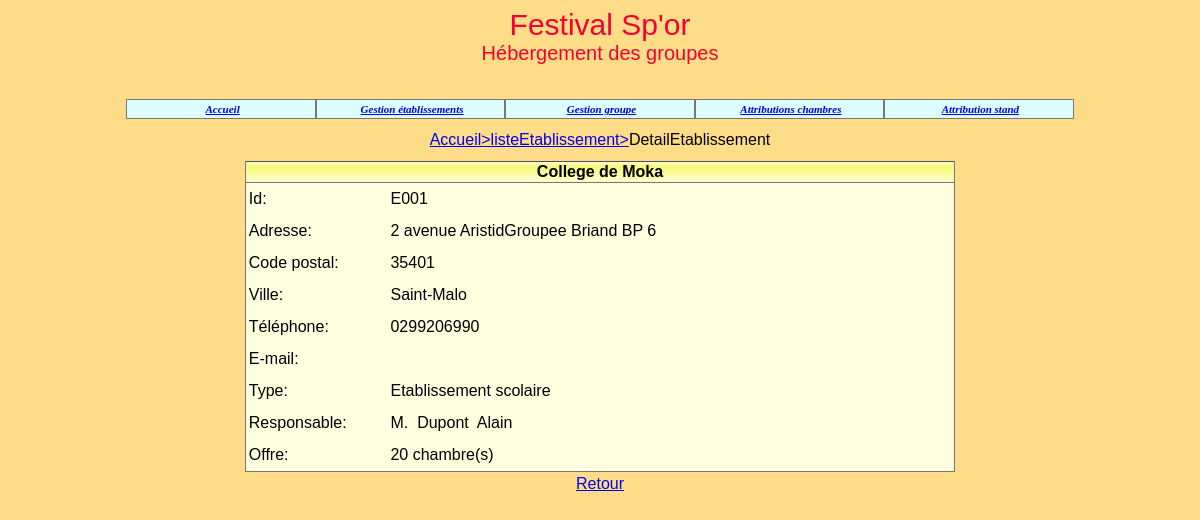
Page /detailEtablissement.php?idEtab=E001 on the committed database.
### tables this page shows
create table Etablissement 
(idEtab char(8) not null, 
nomEtab varchar(45) not null,
adresseRue varchar(45) not null, 
codePostal char(5) not null, 
ville varchar(35) not null,
tel varchar(13) not null,
adresseElectronique varchar(70),
type tinyint(1) not null,
civiliteResponsable varchar(12) not null,
nomResponsable varchar(25) not null,
prenomResponsable varchar(25),
nombreChambresOffertes integer,
constraint pk_Etablissement primary key(idEtab));

### _gestionBase.inc.php (called while the page is built, shortened)
<?php
function obtenirDetailEtablissement($connexion, $id)
{
   $req="select * from Etablissement where idEtab='$id'";
   $rsEtab=$connexion->query($req);
   return $rsEtab->fetchAll();
}
?>

### detailEtablissement.php (the view, shortened to what this page needs)
<?php
include("connexion-PDO.php");
include("_debut.inc.php");
include("_gestionBase.inc.php");
echo "<table width='80%' cellpadding='0' cellspacing='0' align='center'>
   <tr>
   <td align='center'><a href='index.php'>Accueil></a><a href='listeEtablissements.php'>listeEtablissement></a>DetailEtablissement
   </tr>
</table>
<br>";
$id=$_REQUEST['idEtab'];
$lgEtab=obtenirDetailEtablissement($connexion, $id);
foreach($lgEtab as $row)
{
$nom=$row['nomEtab'];
$adresseRue=$row['adresseRue'];
$codePostal=$row['codePostal'];
$ville=$row['ville'];
$tel=$row['tel'];
$adresseElectronique=$row['adresseElectronique'];
$type=$row['type'];
$civiliteResponsable=$row['civiliteResponsable'];
$nomResponsable=$row['nomResponsable'];
$prenomResponsable=$row['prenomResponsable'];
$nombreChambresOffertes=$row['nombreChambresOffertes'];
}
echo "
<table width='60%' cellspacing='0' cellpadding='0' align='center'
class='tabNonQuadrille'>
   <tr class='enTeteTabNonQuad'>
      <td colspan='3'>$nom</td>
   </tr>
   <tr class='ligneTabNonQuad'>
      <td  width='20%'> Id: </td>
      <td>$id</td>
   </tr>
   <tr class='ligneTabNonQuad'>
      <td> Adresse: </td>
      <td>$adresseRue</td>
   </tr>
   <tr class='ligneTabNonQuad'>
      <td> Code postal: </td>
      <td>$codePostal</td>
   </tr>
   <tr class='ligneTabNonQuad'>
      <td> Ville: </td>
      <td>$ville</td>
   </tr>
   <tr class='ligneTabNonQuad'>
      <td> Téléphone: </td>
      <td>$tel</td>
   </tr>
   <tr class='ligneTabNonQuad'>
      <td> E-mail: </td>
      <td>$adresseElectronique</td>
   </tr>
   <tr class='ligneTabNonQuad'>
      <td> Type: </td>";
      if ($type==1)
      {
         echo "<td> Etablissement scolaire </td>";
      }
      else
      {
         echo "<td> Autre établissement </td>";
      }
   echo "
   </tr>
   <tr class='ligneTabNonQuad'>
      <td> Responsable: </td>
      <td>$civiliteResponsable&nbsp; $nomResponsable&nbsp; $prenomResponsable
      </td>
   </tr>
   <tr class='ligneTabNonQuad'>
      <td> Offre: </td>
      <td>$nombreChambresOffertes&nbsp;chambre(s)</td>
   </tr>
</table>
<table align='center'>
   <tr>
      <td align='center'><a href='listeEtablissements.php'>Retour</a>
      </td>
   </tr>
</table>";
?>

### css/cssGeneral.css (style rules this page uses)
.basePage { background-color:#FFDD88; color:black; font:11px Arial, Helvetica, sans-serif; }
td,tr { font:16px Arial, Helvetica, sans-serif; }
table.tabNonQuadrille { background-color:#FFFFE0; border-bottom:1px solid #777777; border-right:1px solid #777777; border-left:1px solid #777777; border-top:1px #777777; color:black; }
tr.enTeteTabNonQuad td { background-image:url('../images/xpBarre.jpg'); height:21px; text-align:center; font-weight:bold; border-bottom:1px solid #777777; }
tr.ligneTabNonQuad td { background-color:#FFFFE0; height:32px; text-align:left; padding-left:3px; color:black; }

### rows in the picture
etablissement: nomEtab "College de Moka", adresseRue "2 avenue AristidGroupee Briand BP 6", codePostal "35401", ville "Saint-Malo", tel "0299206990", civiliteResponsable "M.", nomResponsable "Dupont", prenomResponsable "Alain", nombreChambresOffertes "20"

### other values in the picture
$id "E001"
